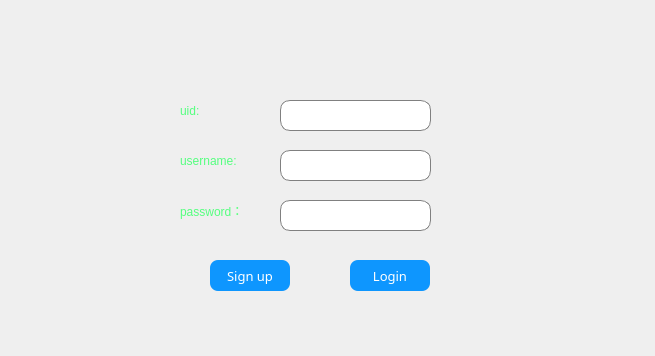
<?xml version="1.0" encoding="UTF-8"?>
<ui version="4.0">
 <class>login</class>
 <widget class="QWidget" name="login">
  <property name="geometry">
   <rect>
    <x>0</x>
    <y>0</y>
    <width>655</width>
    <height>356</height>
   </rect>
  </property>
  <property name="windowTitle">
   <string>Form</string>
  </property>
  <widget class="QPushButton" name="btn_login">
   <property name="geometry">
    <rect>
     <x>350</x>
     <y>260</y>
     <width>80</width>
     <height>31</height>
    </rect>
   </property>
   <property name="minimumSize">
    <size>
     <width>0</width>
     <height>18</height>
    </size>
   </property>
   <property name="maximumSize">
    <size>
     <width>80</width>
     <height>16777215</height>
    </size>
   </property>
   <property name="sizeIncrement">
    <size>
     <width>32</width>
     <height>32</height>
    </size>
   </property>
   <property name="baseSize">
    <size>
     <width>0</width>
     <height>0</height>
    </size>
   </property>
   <property name="styleSheet">
    <string notr="true">/*按钮普通态*/
QPushButton
{
    /*字体为微软雅黑*/
    font-family:Microsoft Yahei;
    /*字体大小为20点*/
    font-size:10pt;
    /*字体颜色为白色*/    
    color:white;
    /*背景颜色*/  
    background-color:rgb(14 , 150 , 254);
    /*边框圆角半径为8像素*/ 
    border-radius:8px;
}

/*按钮停留态*/
QPushButton:hover
{
    /*背景颜色*/  
    background-color:rgb(44 , 137 , 255);
}

/*按钮按下态*/
QPushButton:pressed
{
    /*背景颜色*/  
    background-color:rgb(14 , 135 , 228);
    /*左内边距为3像素，让按下时字向右移动3像素*/  
    padding-left:3px;
    /*上内边距为3像素，让按下时字向下移动3像素*/  
    padding-top:3px;
}
</string>
   </property>
   <property name="text">
    <string>Login</string>
   </property>
  </widget>
  <widget class="QPushButton" name="btn_sign">
   <property name="geometry">
    <rect>
     <x>210</x>
     <y>260</y>
     <width>80</width>
     <height>31</height>
    </rect>
   </property>
   <property name="minimumSize">
    <size>
     <width>0</width>
     <height>18</height>
    </size>
   </property>
   <property name="maximumSize">
    <size>
     <width>80</width>
     <height>16777215</height>
    </size>
   </property>
   <property name="sizeIncrement">
    <size>
     <width>32</width>
     <height>32</height>
    </size>
   </property>
   <property name="baseSize">
    <size>
     <width>0</width>
     <height>0</height>
    </size>
   </property>
   <property name="styleSheet">
    <string notr="true">/*按钮普通态*/
QPushButton
{
    /*字体为微软雅黑*/
    font-family:Microsoft Yahei;
    /*字体大小为20点*/
    font-size:10pt;
    /*字体颜色为白色*/    
    color:white;
    /*背景颜色*/  
    background-color:rgb(14 , 150 , 254);
    /*边框圆角半径为8像素*/ 
    border-radius:8px;
}

/*按钮停留态*/
QPushButton:hover
{
    /*背景颜色*/  
    background-color:rgb(44 , 137 , 255);
}

/*按钮按下态*/
QPushButton:pressed
{
    /*背景颜色*/  
    background-color:rgb(14 , 135 , 228);
    /*左内边距为3像素，让按下时字向右移动3像素*/  
    padding-left:3px;
    /*上内边距为3像素，让按下时字向下移动3像素*/  
    padding-top:3px;
}
</string>
   </property>
   <property name="text">
    <string>Sign up</string>
   </property>
  </widget>
  <widget class="QLabel" name="account_label">
   <property name="geometry">
    <rect>
     <x>180</x>
     <y>140</y>
     <width>81</width>
     <height>41</height>
    </rect>
   </property>
   <property name="styleSheet">
    <string notr="true">color: rgb(85, 255, 127);</string>
   </property>
   <property name="text">
    <string>username:</string>
   </property>
  </widget>
  <widget class="QLabel" name="passwd_label">
   <property name="geometry">
    <rect>
     <x>180</x>
     <y>190</y>
     <width>81</width>
     <height>41</height>
    </rect>
   </property>
   <property name="styleSheet">
    <string notr="true">color: rgb(85, 255, 127);</string>
   </property>
   <property name="text">
    <string>password：</string>
   </property>
  </widget>
  <widget class="QLineEdit" name="le_username">
   <property name="geometry">
    <rect>
     <x>280</x>
     <y>150</y>
     <width>151</width>
     <height>31</height>
    </rect>
   </property>
   <property name="styleSheet">
    <string notr="true">QLineEdit
{
	border: 1px solid gray; /* 边框 */
	border-radius: 10px;     /* 边框圆角 */
	padding: 0 8px;         /* 内容与边框距离 */
	background: white;      /* 背景颜色 */
	selection-background-color: darkgray; /*所选内容的背景颜色*/
}</string>
   </property>
  </widget>
  <widget class="QLineEdit" name="le_passwd">
   <property name="geometry">
    <rect>
     <x>280</x>
     <y>200</y>
     <width>151</width>
     <height>31</height>
    </rect>
   </property>
   <property name="styleSheet">
    <string notr="true">QLineEdit
{
	border: 1px solid gray; /* 边框 */
	border-radius: 10px;     /* 边框圆角 */
	padding: 0 8px;         /* 内容与边框距离 */
	background: white;      /* 背景颜色 */
	selection-background-color: darkgray; /*所选内容的背景颜色*/
}
</string>
   </property>
  </widget>
  <widget class="QLabel" name="account_label_2">
   <property name="geometry">
    <rect>
     <x>180</x>
     <y>90</y>
     <width>81</width>
     <height>41</height>
    </rect>
   </property>
   <property name="styleSheet">
    <string notr="true">color: rgb(85, 255, 127);

</string>
   </property>
   <property name="text">
    <string>uid:</string>
   </property>
  </widget>
  <widget class="QLineEdit" name="le_uid">
   <property name="geometry">
    <rect>
     <x>280</x>
     <y>100</y>
     <width>151</width>
     <height>31</height>
    </rect>
   </property>
   <property name="styleSheet">
    <string notr="true">QLineEdit
{
	border: 1px solid gray; /* 边框 */
	border-radius: 10px;     /* 边框圆角 */
	padding: 0 8px;         /* 内容与边框距离 */
	background: white;      /* 背景颜色 */
	selection-background-color: darkgray; /*所选内容的背景颜色*/
}</string>
   </property>
  </widget>
 </widget>
 <resources/>
 <connections/>
</ui>
